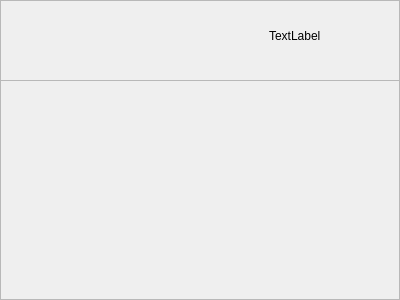
<?xml version="1.0" encoding="UTF-8"?>
<ui version="4.0">
 <class>PropertiesComponent</class>
 <widget class="QFrame" name="PropertiesComponent">
  <property name="geometry">
   <rect>
    <x>0</x>
    <y>0</y>
    <width>400</width>
    <height>300</height>
   </rect>
  </property>
  <property name="windowTitle">
   <string>Frame</string>
  </property>
  <property name="frameShape">
   <enum>QFrame::StyledPanel</enum>
  </property>
  <property name="frameShadow">
   <enum>QFrame::Raised</enum>
  </property>
  <widget class="QFrame" name="frameHeader">
   <property name="geometry">
    <rect>
     <x>0</x>
     <y>0</y>
     <width>401</width>
     <height>81</height>
    </rect>
   </property>
   <property name="sizePolicy">
    <sizepolicy hsizetype="Expanding" vsizetype="Fixed">
     <horstretch>0</horstretch>
     <verstretch>0</verstretch>
    </sizepolicy>
   </property>
   <property name="minimumSize">
    <size>
     <width>0</width>
     <height>32</height>
    </size>
   </property>
   <property name="frameShape">
    <enum>QFrame::StyledPanel</enum>
   </property>
   <property name="frameShadow">
    <enum>QFrame::Raised</enum>
   </property>
   <widget class="QWidget" name="horizontalLayoutWidget">
    <property name="geometry">
     <rect>
      <x>0</x>
      <y>0</y>
      <width>401</width>
      <height>71</height>
     </rect>
    </property>
    <layout class="QHBoxLayout" name="horizontalLayout">
     <property name="leftMargin">
      <number>6</number>
     </property>
     <property name="topMargin">
      <number>2</number>
     </property>
     <property name="rightMargin">
      <number>6</number>
     </property>
     <property name="bottomMargin">
      <number>2</number>
     </property>
     <item>
      <widget class="QPushButton" name="pushButton">
       <property name="styleSheet">
        <string notr="true">QPushButton { border-style: outset; border-width: 0px; }</string>
       </property>
       <property name="text">
        <string/>
       </property>
       <property name="icon">
        <iconset resource="../gameplay-editor.qrc">
         <normaloff>:/res/images/property-header-right.png</normaloff>:/res/images/property-header-right.png</iconset>
       </property>
      </widget>
     </item>
     <item>
      <widget class="QLabel" name="label">
       <property name="text">
        <string/>
       </property>
       <property name="pixmap">
        <pixmap resource="../gameplay-editor.qrc">:/res/images/scene-camera.png</pixmap>
       </property>
      </widget>
     </item>
     <item>
      <widget class="QLabel" name="label_2">
       <property name="text">
        <string>TextLabel</string>
       </property>
      </widget>
     </item>
    </layout>
   </widget>
  </widget>
 </widget>
 <resources>
  <include location="../gameplay-editor.qrc"/>
 </resources>
 <connections/>
</ui>
